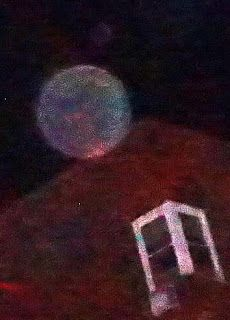
#> input picture images/1008ab0532aca5951c8b4c474873e1ac.png, 230 x 320 px; its folder holds only this picture in this run
$ python read_image.py
#> lines starting #> are read from the running program, lines starting #| are printed output that depends on the picture
### list_images.py
# z biblioteki pathlib importuj Path
from pathlib import Path


# wybrany folder images
folder = Path("images")
# globalna lista zdjęć
list_i = []


# funkcja zapisująca tylko pliki zdjęciowe
def List_img():
    # rozszerzenia plików
    exends = [".jpeg", ".jpg", ".png", ".bmp"]

    # odwołanie globalne do zmiennej
    global list_i
    # zapisywanie lokalizacji i nazw do listy
    list_i = [
        plik for plik in folder.iterdir()
        # jeśli jest to plik i zawiera rozszerzenie z listy  to zapisz
        if plik.is_file() and plik.suffix.lower() in exends
    ]
    # zwróć listę
    return list_i

### read_image.py
import pytesseract
from PIL import Image
import cv2
import numpy as np
import list_images as li

path = 'C:\\Program Files\\Tesseract-OCR\\tesseract.exe'
# ścieżka do tesseract
pytesseract.pytesseract.tesseract_cmd = path


# odczytywanie tekstu ze zdjęć
def read_text(img):
    # znajdź tekst na zdjęciu, język polski
    tekst = pytesseract.image_to_string(
        img,
        lang="pol"
    )
    # wyświetl tekst
    print(tekst)


# odczytaj tekst z listy zdjęć
def read_list_images():
    # znajdź zdjęcia
    lista = li.List_img()
    # pętla for po zdjęciach
    for img in lista:
        # otwórz zdjęcie
        image = Image.open(img)
#> image is the input picture: PIL image 230x320 RGB; mean R, G, B 51.5, 28, 35.2
        image = np.array(image)
        # konwertuj na czarno-białe
        image = cv2.cvtColor(image, cv2.COLOR_BGR2GRAY)
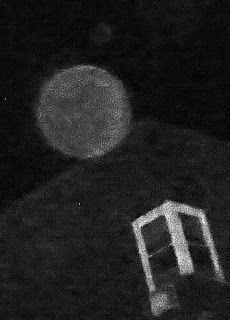
#> image: shape (320, 230); min 1, max 245, mean 32.9
        # wyświetl lokalizacje i nazwe zdjęcia
        print(f"\n--- Zdjęcie: {img} ---")
        # przeczytaj tekst ze zdjęcia
        read_text(image)


# uruchomienie czytania z listy
#> (the run stopped early here; a loop or call above may not have finished)

$ run again, on images/568903c4fd0c122366d185f399d0cc51.png
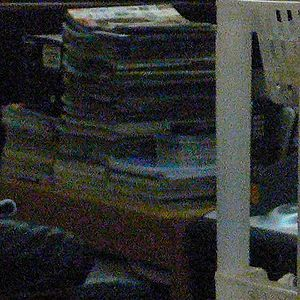
#> input picture images/568903c4fd0c122366d185f399d0cc51.png, 300 x 300 px
#> in read_list_images, image is the input picture: PIL image 300x300 RGB; mean R, G, B 49.2, 50.8, 49
#> in read_list_images, `image = cv2.cvtColor(image, cv2.COLOR_BGR2GRAY)`:
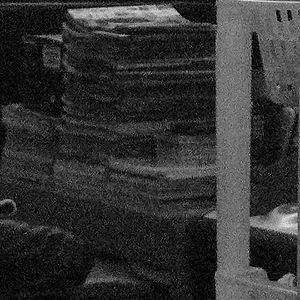
#> image: shape (300, 300); min 0, max 234, mean 50.1

$ run again, on images/9f0a22eca3fa3d88c172703460fe8c55.png
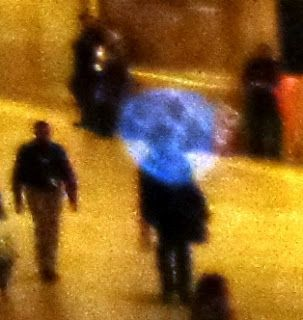
#> input picture images/9f0a22eca3fa3d88c172703460fe8c55.png, 303 x 320 px
#> in read_list_images, image is the input picture: PIL image 303x320 RGB; mean R, G, B 139.2, 99.3, 40.7
#> in read_list_images, `image = cv2.cvtColor(image, cv2.COLOR_BGR2GRAY)`:
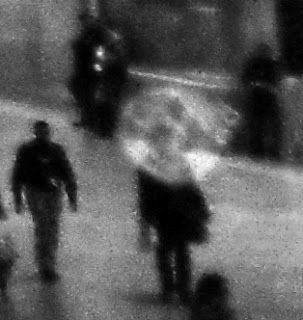
#> image: shape (320, 303); min 0, max 254, mean 86.3
